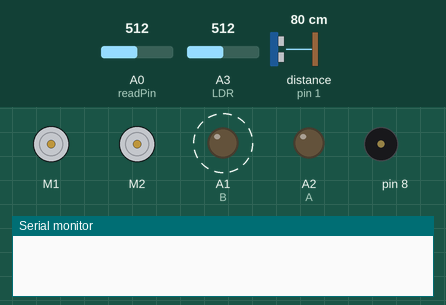
This sketch was run on a simulated Arduino Uno, built with avr-gcc and run on an emulated ATmega328P. Shown: 2 × DC motor (green arrow = forward, orange = backward, longer = faster), output pins drawn as LEDs (lit = HIGH), buzzer (waves = sounding), the last lines printed to the serial monitor. Dashed ring = blinking. The inputs (shaded band) are chosen by the test bench; at power-on: distance to the obstacle (sensor on pin 1) 80 cm, A3 (LDR) = 512, A0 (readPin) = 512. At 27.9 s the program stops and its outputs stay as they are.

Above: at 1.2 s.
1.3 s: distance to the obstacle (sensor on pin 1) set to 2 cm
At 2.8 s:
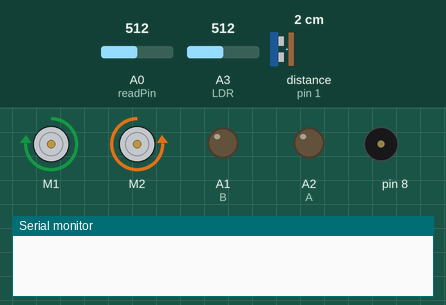
5.4 s: A3 (LDR) set to 900
At 5.58 s:
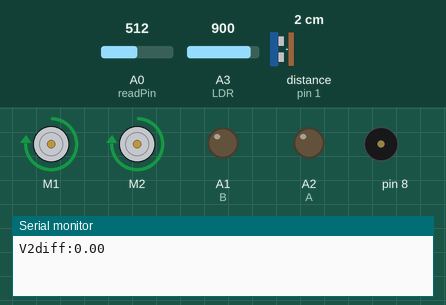
16.1 s: A3 (LDR) set to 923
19.6 s: A3 (LDR) set to 945
23.1 s: A3 (LDR) set to 1023
At 23.83 s:
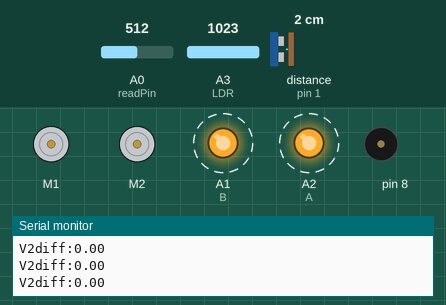
Timing chart, 0 to 29.1 s (numbered marks = the images above; inputs shaded):
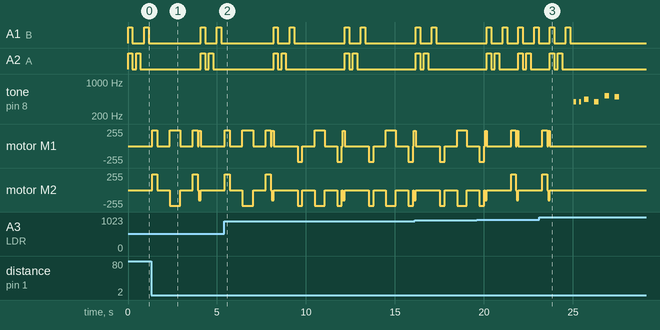

The sketch:

final12am.ino
```cpp
#include <MeMCore.h>

//4.57

MeUltrasonicSensor ultraSensor(PORT_1);
MeLineFollower lineFinder(PORT_2);
MeDCMotor motorRight(M1);
MeDCMotor motorLeft(M2);
MeBuzzer buzzer;
// Define time delay before the next RGB colour turns ON to allow LDR to stabilize
#define RGBWait 200 //in milliseconds

// Define time delay before taking another LDR reading
#define LDRWait 10 //in milliseconds

uint8_t motorSpeedstr = 1500;
uint8_t motorSpeedstrLeft = 1500;
uint8_t motorSpeedstrRight = 1520;
uint8_t motorSpeed1 = 150;
uint8_t motorSpeed2 = 1000;
uint8_t motorspeedturn = 492;

uint8_t motorSpeed3 = 1000;
uint8_t motorSpeed4 = 150;

float colourArray[] = {0,0,0};
float blackArray[] = {715,491,455};
float greyDiff[] = {251,420,432};

int A = A2;
int B = A1;
float V2Ambient = 0;
float V2diff = 0;
float V2Emitter = 0;
int readVal = 0;
int readPin = A0;
int delay_IR = 500;
int LDR = A3;

void setup() {
  pinMode(readPin, INPUT);
  pinMode(A, OUTPUT);
  pinMode(B, OUTPUT);
  pinMode(LDR, INPUT);
  Serial.begin(38400);
}

void loop() {

  int sensorState = lineFinder.readSensors();

  //Turn on the Y0 which is the IR sensor
  digitalWrite(A, LOW);
  digitalWrite(B, LOW);

  //Read the IR at Y0 and generate V2
// readVal = analogRead(readPin);
 // V2 = (5. / 1023.) * readVal;
  //Serial.println(V2);


  if(sensorState == S1_IN_S2_IN) {
    motorRight.stop();
    motorLeft.stop();
    colour_sense_and_turn();
  }

  motorRight.run(motorSpeedstrRight);
  motorLeft.run(-motorSpeedstrLeft);

//Serial.println(ultraSensor.distanceCm());

 if (ultraSensor.distanceCm() <= 8.5){
    //m2 left motor, m1 right motor
    motorRight.run(motorSpeed2);
    motorLeft.run(-motorSpeed1);
    delay(100);
  }
readValue();
 if ( V2diff > 0.55){
    motorRight.run(motorSpeed1);
    motorLeft.run(-motorSpeed2);
    delay(80);
  }
}

void colour_sense_and_turn(){

    for(int c = 0;c<=2;c++){
     if(c==0){
      turn_on_red();
     }
     else if(c==1){
      turn_on_green();
     }
     else{
      turn_on_blue();
     }
    delay(RGBWait);
//get the average of 5 consecutive readings for the current colour and return an average
    colourArray[c] = getAvgReading(5);
//the average reading returned minus the lowest value divided by the maximum possible range, multiplied by 255 will give a value between 0-255, representing the value for the current reflectivity (i.e. the colour LDR is exposed to)
    colourArray[c] = (colourArray[c] - blackArray[c])/(greyDiff[c])*255;
    digitalWrite(A, LOW);
    digitalWrite(B, LOW);  //turn off the current LED colour
    delay(RGBWait);
  }
  if(colourArray[0]>240 && colourArray[1]>240 && colourArray[2]>240){ //WHITE
    motorRight.stop();
    motorLeft.stop();
    playmusic();
    exit(0);
  }

  if(colourArray[0] > 220)
  {
   if(colourArray[1] > colourArray[2] && colourArray[1] > 120) //Orange Uturn
   {
    motorRight.run(motorspeedturn);
    motorLeft.run(motorspeedturn);
    delay(530);
   }
   else//Red left turn
   {
     motorRight.run(motorspeedturn);
     motorLeft.run(motorspeedturn);
     delay(260);
   }

  }else if(colourArray[1] > colourArray[0] && colourArray[1] > colourArray[2]) //Green right turn
  {
    motorRight.run(-motorspeedturn);
    motorLeft.run(-motorspeedturn);
    delay(260);
  }else if(colourArray[1]>200 && colourArray[2]>200)//Blue 2right turn
  {
    motorRight.run(-motorspeedturn);
    motorLeft.run(-motorspeedturn);
    delay(270);
    motorRight.stop();
    motorLeft.stop();
    delay(700);
    motorRight.run(motorspeedturn);
    motorLeft.run(-motorspeedturn);
    delay(550);
    motorRight.stop();
    motorLeft.stop();
    delay(700);
    motorRight.run(-motorspeedturn);
    motorLeft.run(-motorspeedturn);
    delay(270);
  }else{ //Purple 2left turn
    motorRight.run(motorspeedturn);
    motorLeft.run(motorspeedturn);
    delay(290);
    motorRight.stop();
    motorLeft.stop();
    delay(700);
    motorRight.run(motorspeedturn);
    motorLeft.run(-motorspeedturn);
    delay(600);
    motorRight.stop();
    motorLeft.stop();
    delay(700);
    motorRight.run(motorspeedturn);
    motorLeft.run(motorspeedturn);
    delay(290);
  }
  motorRight.stop();
  motorLeft.stop();
  delay(50);
}


/////HELPER FUNCTIONS///////
void turn_on_red(){
  digitalWrite(A, HIGH);
  digitalWrite(B, HIGH);
}

void turn_on_blue(){
  digitalWrite(A, LOW);
  digitalWrite(B, HIGH);
}

void turn_on_green(){
  digitalWrite(A, HIGH);
  digitalWrite(B, LOW);
}


int getAvgReading(int times){
//find the average reading for the requested number of times of scanning LDR
  int reading;
  int total =0;
//take the reading as many times as requested and add them up
  for(int i = 0;i < times;i++){
     reading = analogRead(LDR);
     total = reading + total;
     delay(LDRWait);
  }

//calculate the average and return it
  return total/times;
}


void readValue() {

  // put your main code here, to run repeatedly:
  digitalWrite(A,HIGH);
  digitalWrite(B, LOW);
  delay(2);
readVal = analogRead(readPin);
V2Ambient = (5./1023.)*readVal;
//Serial.print("V2Ambient:");
//Serial.println(V2Ambient);

  digitalWrite(A, LOW);
  digitalWrite(B, LOW);
  delay(2);
readVal = analogRead(readPin);
V2Emitter = (5./1023.)*readVal;
//Serial.print("V2Emitter:");
//Serial.println(V2Emitter);
V2diff = V2Ambient-V2Emitter;
Serial.print("V2diff:");
Serial.println(V2diff);


}

int melody[] = {
392,//5
392,//5
440,//6
392,//5
523,//1.
494,//7
0,
};

int noteDurations[] = {
  8,8,4,4,4,4,
};

void playmusic()
{
    for (int thisNote = 0; thisNote < 7; thisNote++) {
    int noteDuration = 1000/noteDurations[thisNote];
    buzzer.tone(8, melody[thisNote],noteDuration);

    int pauseBetweenNotes = noteDuration * 1.30;
    delay(pauseBetweenNotes);

  }
}
```

Measured:
- after the input at 23.1 s, A1 (B): goes on until 24.9 s, then stays LOW; A2 (A): goes on until 24.4 s, then stays LOW; tone on pin 8: plays 392 Hz for 0.13 s, 392 Hz for 0.13 s, 440 Hz for 0.25 s, 392 Hz for 0.25 s, 523 Hz for 0.25 s, 494 Hz for 0.25 s, starting after 2.0 s; motor M1, motor M2: goes on until 23.7 s, then stays stopped
